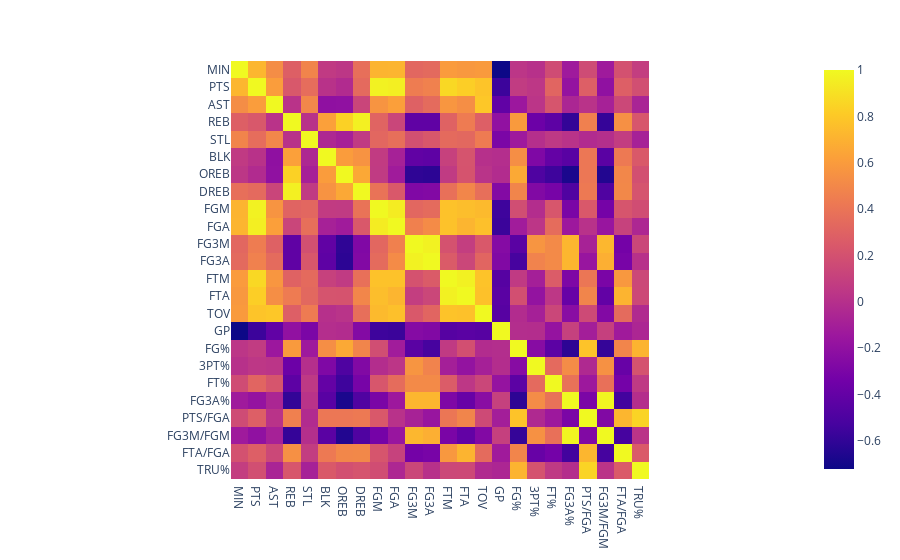

The notebook cell this image was saved under:
### Code cell
data_per_min = data.groupby(['PLAYER', 'PLAYER_ID', 'Year'])[total_cols].sum().reset_index()

for col in data_per_min.columns[4:]:
    
    data_per_min['FG%'] = data_per_min['FGM']/data_per_min['FGA']
    data_per_min['3PT%'] = data_per_min['FG3M']/data_per_min['FG3A']
    data_per_min['FT%'] = data_per_min['FTM']/data_per_min['FTA']
    data_per_min['FG3A%'] = data_per_min['FG3A']/data_per_min['FGA']
    data_per_min['PTS/FGA'] = data_per_min['PTS']/data_per_min['FGA']
    data_per_min['FG3M/FGM'] = data_per_min['FG3M']/data_per_min['FGM']
    data_per_min['FTA/FGA'] = data_per_min['FTA']/data_per_min['FGA']
    data_per_min['TRU%'] = 0.5*data_per_min['PTS']/(data_per_min['FGA']+0.475*data_per_min['FTA'])

data_per_min[col] =  data_per_min[col]/ data_per_min['MIN']
data_per_min = data_per_min[data_per_min['MIN']>=50]
data_per_min.drop(columns='PLAYER_ID',inplace=True)

fig = px.imshow(data_per_min.corr(numeric_only=True))
fig.show()

### Figure 1 — Plotly figure (JSON) as saved in the notebook; plotly's stock layout.template omitted (floating-point values rounded to 4 significant figures; data arrays with more than 128 entries replaced by an {"elided": "..."} marker saying what was removed)
{"data": [{"coloraxis": "coloraxis", "hovertemplate": "x: %{x}<br>y: %{y}<br>color: %{z}<extra></extra>", "name": "0", "type": "heatmap", "x": ["MIN", "PTS", "AST", "REB", "STL", "BLK", "OREB", "DREB", "FGM", "FGA", "FG3M", "FG3A", "FTM", "FTA", "TOV", "GP", "FG%", "3PT%", "FT%", "FG3A%", "PTS/FGA", "FG3M/FGM", "FTA/FGA", "TRU%"], "xaxis": "x", "y": ["MIN", "PTS", "AST", "REB", "STL", "BLK", "OREB", "DREB", "FGM", "FGA", "FG3M", "FG3A", "FTM", "FTA", "TOV", "GP", "FG%", "3PT%", "FT%", "FG3A%", "PTS/FGA", "FG3M/FGM", "FTA/FGA", "TRU%"], "yaxis": "y", "z": {"elided": "24x24 float values"}}], "layout": {"coloraxis": {"colorscale": [[0, "#0d0887"], [0.1111, "#46039f"], [0.2222, "#7201a8"], [0.3333, "#9c179e"], [0.4444, "#bd3786"], [0.5556, "#d8576b"], [0.6667, "#ed7953"], [0.7778, "#fb9f3a"], [0.8889, "#fdca26"], [1, "#f0f921"]]}, "margin": {"t": 60}, "xaxis": {"anchor": "y", "constrain": "domain", "domain": [0, 1], "scaleanchor": "y"}, "yaxis": {"anchor": "x", "autorange": "reversed", "constrain": "domain", "domain": [0, 1]}}}
